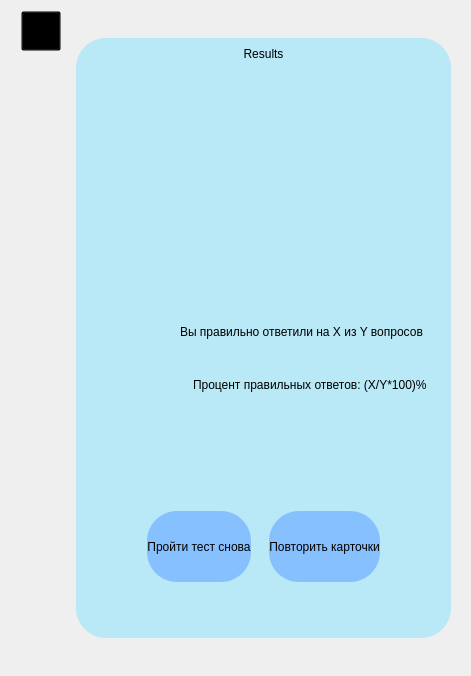
            <widget class="QWidget" name="Last">
             <property name="styleSheet">
              <string notr="true">#Last{border-image: url(:/newPrefix/дерево.jpg)}</string>
             </property>
             <layout class="QGridLayout" name="gridLayout_18">
              <item row="0" column="0">
               <widget class="QWidget" name="widget_18" native="true">
                <property name="sizePolicy">
                 <sizepolicy hsizetype="Minimum" vsizetype="Minimum">
                  <horstretch>0</horstretch>
                  <verstretch>0</verstretch>
                 </sizepolicy>
                </property>
                <property name="minimumSize">
                 <size>
                  <width>0</width>
                  <height>0</height>
                 </size>
                </property>
                <property name="maximumSize">
                 <size>
                  <width>60</width>
                  <height>16777215</height>
                 </size>
                </property>
                <property name="styleSheet">
                 <string notr="true">background-color: transparent;</string>
                </property>
                <layout class="QVBoxLayout" name="verticalLayout_19">
                 <property name="spacing">
                  <number>0</number>
                 </property>
                 <property name="leftMargin">
                  <number>10</number>
                 </property>
                 <property name="topMargin">
                  <number>0</number>
                 </property>
                 <property name="rightMargin">
                  <number>0</number>
                 </property>
                 <property name="bottomMargin">
                  <number>0</number>
                 </property>
                 <item>
                  <widget class="QPushButton" name="back_5">
                   <property name="minimumSize">
                    <size>
                     <width>40</width>
                     <height>40</height>
                    </size>
                   </property>
                   <property name="maximumSize">
                    <size>
                     <width>50</width>
                     <height>50</height>
                    </size>
                   </property>
                   <property name="text">
                    <string/>
                   </property>
                   <property name="icon">
                    <iconset resource="../../../Users/Евгения/PycharmProjects/Knowledge/images/icons.qrc">
                     <normaloff>:/newPrefix/налево.png</normaloff>:/newPrefix/налево.png</iconset>
                   </property>
                   <property name="iconSize">
                    <size>
                     <width>60</width>
                     <height>60</height>
                    </size>
                   </property>
                  </widget>
                 </item>
                 <item>
                  <spacer name="verticalSpacer_11">
                   <property name="orientation">
                    <enum>Qt::Vertical</enum>
                   </property>
                   <property name="sizeHint" stdset="0">
                    <size>
                     <width>20</width>
                     <height>614</height>
                    </size>
                   </property>
                  </spacer>
                 </item>
                </layout>
               </widget>
              </item>
              <item row="0" column="1">
               <widget class="QWidget" name="widget_16" native="true">
                <property name="styleSheet">
                 <string notr="true">background-color: rgb(0, 0, 0,0);</string>
                </property>
                <layout class="QGridLayout" name="gridLayout_15">
                 <item row="0" column="0">
                  <widget class="QWidget" name="menu_2" native="true">
                   <property name="sizePolicy">
                    <sizepolicy hsizetype="Minimum" vsizetype="Minimum">
                     <horstretch>0</horstretch>
                     <verstretch>0</verstretch>
                    </sizepolicy>
                   </property>
                   <property name="maximumSize">
                    <size>
                     <width>700</width>
                     <height>600</height>
                    </size>
                   </property>
                   <property name="styleSheet">
                    <string notr="true">background-color: rgb(169, 229, 247,200);
border-radius: 30px;</string>
                   </property>
                   <layout class="QVBoxLayout" name="verticalLayout_17">
                    <item>
                     <widget class="QLabel" name="label_5">
                      <property name="sizePolicy">
                       <sizepolicy hsizetype="Expanding" vsizetype="Expanding">
                        <horstretch>0</horstretch>
                        <verstretch>0</verstretch>
                       </sizepolicy>
                      </property>
                      <property name="maximumSize">
                       <size>
                        <width>16777215</width>
                        <height>60</height>
                       </size>
                      </property>
                      <property name="layoutDirection">
                       <enum>Qt::RightToLeft</enum>
                      </property>
                      <property name="styleSheet">
                       <string notr="true">font: 19pt &quot;Comic Sans MS&quot;;
background-color: rgb(231, 255, 253,0);</string>
                      </property>
                      <property name="text">
                       <string>Results</string>
                      </property>
                      <property name="alignment">
                       <set>Qt::AlignCenter</set>
                      </property>
                     </widget>
                    </item>
                    <item>
                     <widget class="QPushButton" name="duck_2">
                      <property name="enabled">
                       <bool>true</bool>
                      </property>
                      <property name="sizePolicy">
                       <sizepolicy hsizetype="Expanding" vsizetype="Expanding">
                        <horstretch>0</horstretch>
                        <verstretch>0</verstretch>
                       </sizepolicy>
                      </property>
                      <property name="minimumSize">
                       <size>
                        <width>170</width>
                        <height>224</height>
                       </size>
                      </property>
                      <property name="maximumSize">
                       <size>
                        <width>456789</width>
                        <height>567890</height>
                       </size>
                      </property>
                      <property name="accessibleName">
                       <string notr="true"/>
                      </property>
                      <property name="styleSheet">
                       <string notr="true">border-radius: 35px;
background-color: transparent;
</string>
                      </property>
                      <property name="text">
                       <string/>
                      </property>
                      <property name="icon">
                       <iconset resource="../../../Users/Евгения/PycharmProjects/Knowledge/images/icons.qrc">
                        <normaloff>:/newPrefix/финал.png</normaloff>:/newPrefix/финал.png</iconset>
                      </property>
                      <property name="iconSize">
                       <size>
                        <width>235</width>
                        <height>235</height>
                       </size>
                      </property>
                     </widget>
                    </item>
                    <item>
                     <layout class="QVBoxLayout" name="verticalLayout_18">
                      <property name="spacing">
                       <number>13</number>
                      </property>
                      <property name="leftMargin">
                       <number>95</number>
                      </property>
                      <property name="topMargin">
                       <number>15</number>
                      </property>
                      <property name="rightMargin">
                       <number>0</number>
                      </property>
                      <item>
                       <widget class="QLabel" name="text_1">
                        <property name="minimumSize">
                         <size>
                          <width>0</width>
                          <height>40</height>
                         </size>
                        </property>
                        <property name="styleSheet">
                         <string notr="true">font: 13pt &quot;Comic Sans MS&quot;;
background-color: rgb(0, 0, 0,0);</string>
                        </property>
                        <property name="text">
                         <string>Вы правильно ответили на X из Y вопросов</string>
                        </property>
                       </widget>
                      </item>
                      <item>
                       <widget class="QLabel" name="text_2">
                        <property name="minimumSize">
                         <size>
                          <width>0</width>
                          <height>40</height>
                         </size>
                        </property>
                        <property name="styleSheet">
                         <string notr="true">font: 13pt &quot;Comic Sans MS&quot;;
background-color: rgb(0, 0, 0,0);
padding-left: 10px;</string>
                        </property>
                        <property name="text">
                         <string>Процент правильных ответов: (X/Y*100)%</string>
                        </property>
                       </widget>
                      </item>
                     </layout>
                    </item>
                    <item>
                     <spacer name="verticalSpacer_9">
                      <property name="orientation">
                       <enum>Qt::Vertical</enum>
                      </property>
                      <property name="sizeHint" stdset="0">
                       <size>
                        <width>98</width>
                        <height>171</height>
                       </size>
                      </property>
                     </spacer>
                    </item>
                    <item>
                     <widget class="QFrame" name="frame_6">
                      <property name="sizePolicy">
                       <sizepolicy hsizetype="Expanding" vsizetype="Expanding">
                        <horstretch>0</horstretch>
                        <verstretch>0</verstretch>
                       </sizepolicy>
                      </property>
                      <property name="minimumSize">
                       <size>
                        <width>0</width>
                        <height>89</height>
                       </size>
                      </property>
                      <property name="styleSheet">
                       <string notr="true">QFrame{background-color: rgb(231, 255, 253,0);}
QPushButton:pressed {
    background-color: rgb(255, 187, 28);
}</string>
                      </property>
                      <layout class="QHBoxLayout" name="horizontalLayout_18">
                       <property name="spacing">
                        <number>18</number>
                       </property>
                       <property name="leftMargin">
                        <number>62</number>
                       </property>
                       <property name="rightMargin">
                        <number>62</number>
                       </property>
                       <item>
                        <widget class="QPushButton" name="try_again">
                         <property name="sizePolicy">
                          <sizepolicy hsizetype="Expanding" vsizetype="Expanding">
                           <horstretch>0</horstretch>
                           <verstretch>0</verstretch>
                          </sizepolicy>
                         </property>
                         <property name="minimumSize">
                          <size>
                           <width>0</width>
                           <height>0</height>
                          </size>
                         </property>
                         <property name="maximumSize">
                          <size>
                           <width>530</width>
                           <height>16777215</height>
                          </size>
                         </property>
                         <property name="styleSheet">
                          <string notr="true">background-color: rgb(135, 192, 255);
font: 13pt &quot;Comic Sans MS&quot;;</string>
                         </property>
                         <property name="text">
                          <string>Пройти тест снова</string>
                         </property>
                         <property name="checkable">
                          <bool>true</bool>
                         </property>
                        </widget>
                       </item>
                       <item>
                        <widget class="QPushButton" name="repeat">
                         <property name="sizePolicy">
                          <sizepolicy hsizetype="Expanding" vsizetype="Expanding">
                           <horstretch>0</horstretch>
                           <verstretch>0</verstretch>
                          </sizepolicy>
                         </property>
                         <property name="minimumSize">
                          <size>
                           <width>0</width>
                           <height>0</height>
                          </size>
                         </property>
                         <property name="maximumSize">
                          <size>
                           <width>530</width>
                           <height>16777215</height>
                          </size>
                         </property>
                         <property name="styleSheet">
                          <string notr="true">background-color: rgb(135, 192, 255);
font: 13pt &quot;Comic Sans MS&quot;;
</string>
                         </property>
                         <property name="text">
                          <string>Повторить карточки</string>
                         </property>
                         <property name="checkable">
                          <bool>true</bool>
                         </property>
                        </widget>
                       </item>
                      </layout>
                     </widget>
                    </item>
                    <item>
                     <spacer name="verticalSpacer_10">
                      <property name="orientation">
                       <enum>Qt::Vertical</enum>
                      </property>
                      <property name="sizeType">
                       <enum>QSizePolicy::Minimum</enum>
                      </property>
                      <property name="sizeHint" stdset="0">
                       <size>
                        <width>98</width>
                        <height>38</height>
                       </size>
                      </property>
                     </spacer>
                    </item>
                   </layout>
                  </widget>
                 </item>
                </layout>
               </widget>
              </item>
             </layout>
            </widget>
